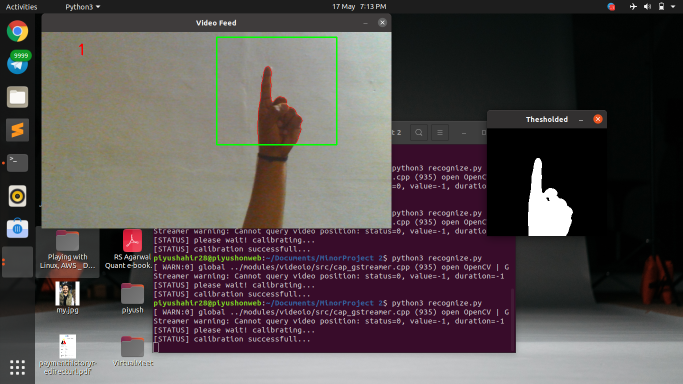
#> input picture Media/1.png, 1366 x 768 px, given in place of the camera (shown at 1/2 size)
$ python recognize.py
#> lines starting #> are read from the running program, lines starting #| are printed output that depends on the picture; after the words box and inside, x2 and y2 are one past the last pixel; in counts of white or black regions, pixels touching at a corner belong together
# SEGMENT, RECOGNIZE and COUNT fingers from a video sequence

import cv2
import imutils
import numpy as np
from sklearn.metrics import pairwise

# global variables
bg = None

def run_avg(image, accumWeight):
    global bg

    if bg is None:
        bg = image.copy().astype("float")
        return

    cv2.accumulateWeighted(image, bg, accumWeight)


# [52 lines left out: functions segment, count, not called in this run]

if __name__ == "__main__":
    accumWeight = 0.5

    camera = cv2.VideoCapture(0)

    top, right, bottom, left = 10, 350, 225, 590

    num_frames = 0

    calibrated = False

    while(True):
        (grabbed, frame) = camera.read()
#> frame is the input picture: shape (768, 1366, 3); mean B, G, R 77.3, 76.7, 84.5

        frame = imutils.resize(frame, width=700)
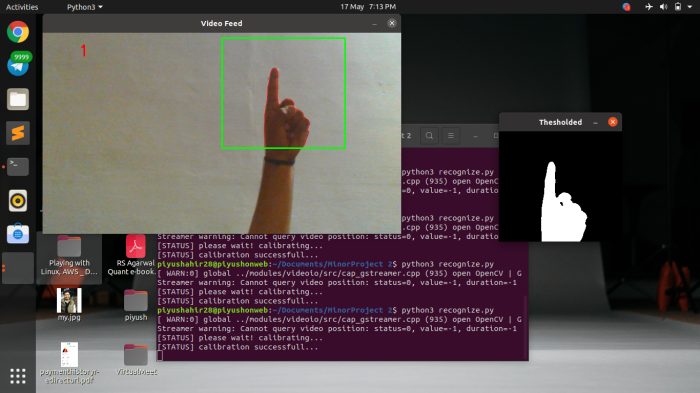
#> frame: shape (393, 700, 3); mean B, G, R 77.3, 76.7, 84.5

        frame = cv2.flip(frame, 1)
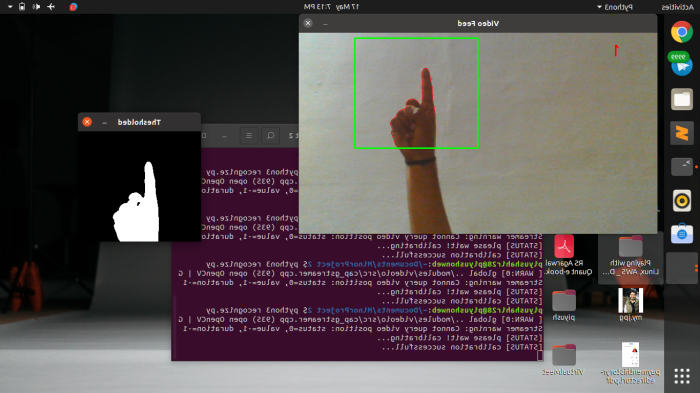
#> frame: shape (393, 700, 3); mean B, G, R 77.3, 76.7, 84.5

        clone = frame.copy()

        (height, width) = frame.shape[:2]
#> height = 393; width = 700

        roi = frame[top:bottom, right:left]
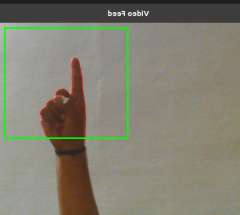
#> roi: shape (215, 240, 3); mean B, G, R 113.7, 128.1, 130.1

        gray = cv2.cvtColor(roi, cv2.COLOR_BGR2GRAY)
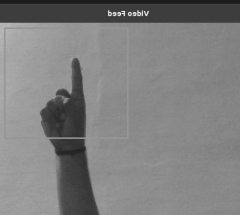
#> gray: shape (215, 240); min 29, max 242, mean 127.1
        gray = cv2.GaussianBlur(gray, (7, 7), 0)

        if num_frames < 30:
            run_avg(gray, accumWeight)
            if num_frames == 1:
                print("[STATUS] please wait! calibrating...")
            elif num_frames == 29:
                print("[STATUS] calibration successfull...")
        else:
            hand = segment(gray)

            if hand is not None:
                (thresholded, segmented) = hand

                cv2.drawContours(clone, [segmented + (right, top)], -1, (0, 0, 255))

                fingers = count(thresholded, segmented)

                cv2.putText(clone, str(fingers), (70, 45), cv2.FONT_HERSHEY_SIMPLEX, 1, (0,0,255), 2)

                # show the thresholded image
                cv2.imshow("Thesholded", thresholded)

        cv2.rectangle(clone, (left, top), (right, bottom), (0,255,0), 2)
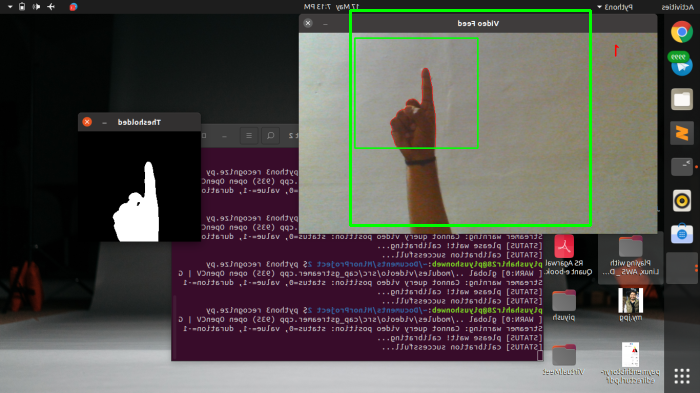
#> clone: shape (393, 700, 3); 0.99% of pixels changed, all inside (x1, y1, x2, y2) = (349, 9, 592, 227)

        num_frames += 1

        cv2.imshow("Video Feed", clone)

        keypress = cv2.waitKey(1) & 0xFF
#> (key q is pressed here)

        if keypress == ord("q"):
            break

camera.release()
cv2.destroyAllWindows()
